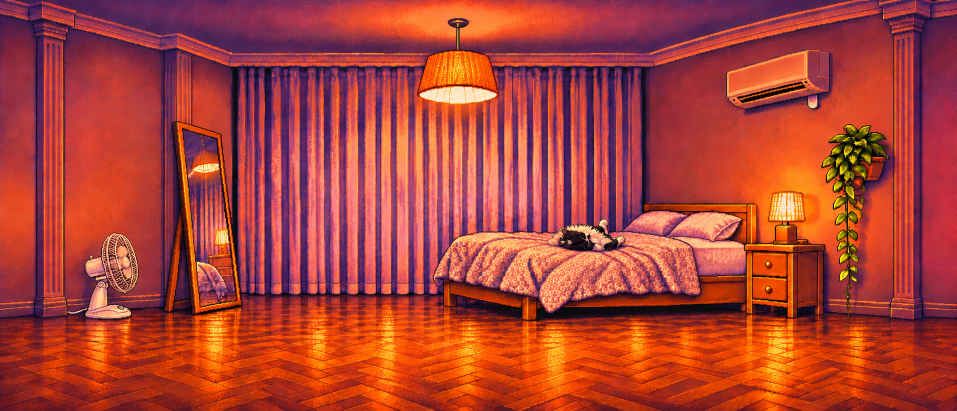
#> input picture assets/stages/bedroom_source.png, 1914 x 822 px (shown at 1/2 size)
$ python convert_stage.py
#> lines starting #> are read from the running program, lines starting #| are printed output that depends on the picture
"""Converts a high-res painted/AI stage image into the game's native pixel stage.

Run: python tools/convert_stage.py [source] [out] [colors]
Defaults: assets/stages/bedroom_source.png -> assets/stages/bedroom.png, 96 colours.
The result is 512x216 (the stage scrolls; the screen shows 384x216, feet at y=200).
"""
import os
import sys

from PIL import Image, ImageFilter

W, H = 512, 216
here = os.path.dirname(os.path.abspath(__file__))
root = os.path.dirname(here)
src = sys.argv[1] if len(sys.argv) > 1 else os.path.join(root, "assets", "stages", "bedroom_source.png")
out = sys.argv[2] if len(sys.argv) > 2 else os.path.join(root, "assets", "stages", "bedroom.png")
colors = int(sys.argv[3]) if len(sys.argv) > 3 else 96

im = Image.open(src).convert("RGB")
#> im is the input picture: PIL image 1914x822 RGB; mean R, G, B 173, 65.3, 54
# scale to the target width, then crop extra height from the top (ceiling)
scale = W / im.width
#> scale = 0.268
nh = round(im.height * scale)
#> nh = 220
small = im.resize((W, nh), Image.Resampling.BOX)
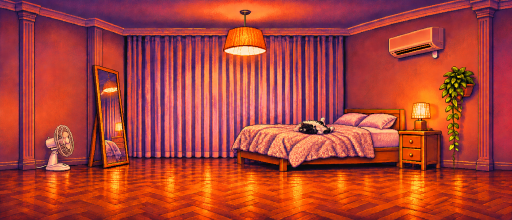
#> small: PIL image 512x220 RGB; mean R, G, B 173.2, 65.5, 54.2
if nh >= H:
    small = small.crop((0, nh - H, W, nh))
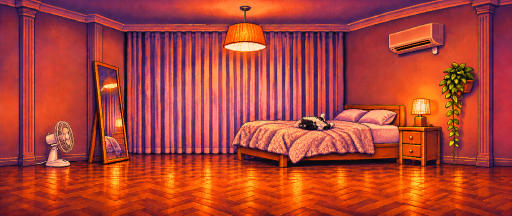
#> small: PIL image 512x216 RGB; mean R, G, B 173.9, 65.8, 53.8
else:
    small = small.resize((W, H), Image.Resampling.BOX)
# light sharpen so edges read as pixels, then a fixed palette for a 16-bit look
small = small.filter(ImageFilter.UnsharpMask(radius=1.0, percent=60, threshold=2))
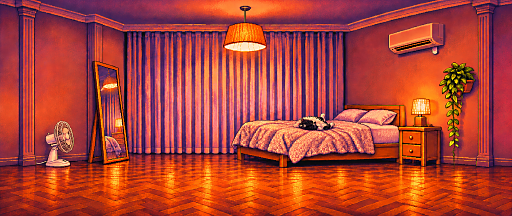
#> small: PIL image 512x216 RGB; mean R, G, B 173.5, 66.1, 54
pal = small.quantize(colors=colors, method=Image.Quantize.FASTOCTREE, dither=Image.Dither.NONE)
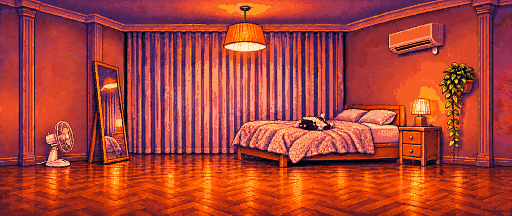
#> pal: PIL image 512x216 P; mean R, G, B 173, 65.5, 53.5
pal.convert("RGB").save(out)
pal.convert("RGB").resize((W * 3, H * 3), Image.Resampling.NEAREST).save(os.path.join(here, "_stage_preview_x3.png"))
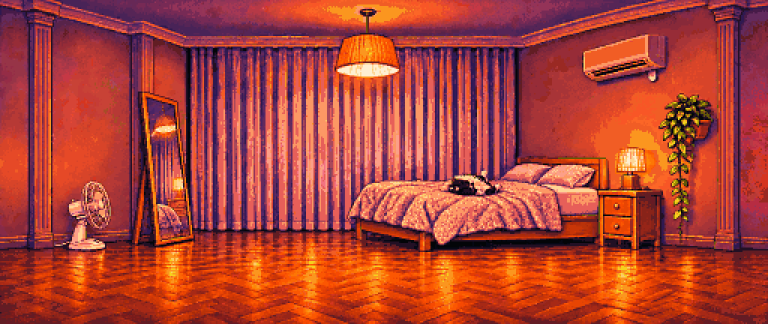
#> saved as _stage_preview_x3.png: PIL image 1536x648 RGB (shown at 1/2 size); mean R, G, B 173, 65.5, 53.5
print("saved", out, "from", im.size, "scale", round(scale, 4))
#| saved assets/stages/bedroom.png from (1914, 822) scale 0.2675
